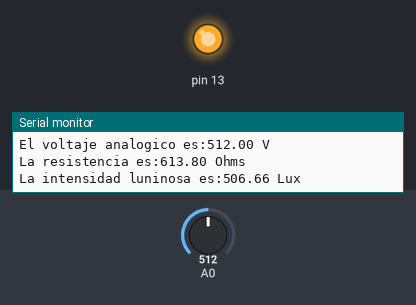
Simulated run of this sketch. Board: Arduino Uno, built with avr-gcc and run on an emulated ATmega328P. Shown: output pins drawn as LEDs (lit = HIGH), the last lines printed to the serial monitor. Inputs (shaded band) come from the test bench; at power-on: A0 = 512.

Above: at 1.8 s.
1.9 s: A0 set to 774
3.4 s: A0 set to 793
At 5.3 s:
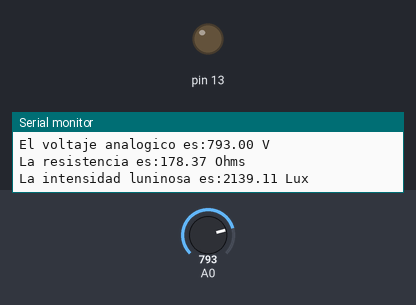
5.6 s: A0 set to 716
At 6.6 s:
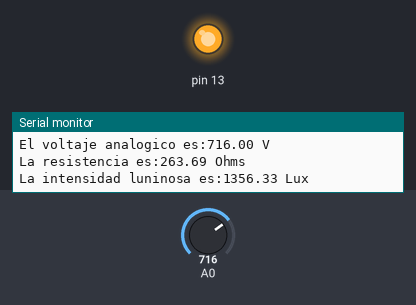
7.7 s: A0 set to 900
At 8.9 s:
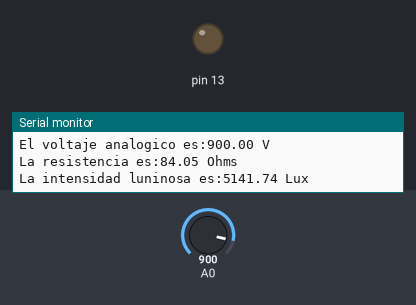
Timing chart, 0 to 10.7 s (numbered marks = the images above; inputs shaded):
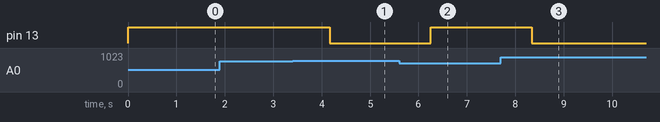

Measured:
- the behaviour switches between 782 and 783 on A0 (found by bisection; images 0 and 1)
- after the input at 3.4 s, pin 13: HIGH → LOW after 0.77 s
- after the input at 5.6 s, pin 13: LOW → HIGH after 0.66 s
- after the input at 7.7 s, pin 13: HIGH → LOW after 0.64 s

The sketch:

Sensor_LDR.ino
```cpp
float Van;
float LDR;
float Rl;
float R;
float Il;

void setup()
{
  pinMode(A0,INPUT);
  pinMode(13,OUTPUT);
  Serial.begin(9600);
}

void loop()
{
  LDR = analogRead(A0);
  Van = LDR*5/1023;
  Rl = 615*((5/Van)-1);
  Il = pow((Rl/128432),-1.1655);
  if(Il < 2000)
  {
    digitalWrite(13,HIGH);
  }
  else
  {
    digitalWrite(13,LOW);
  }

  Serial.println("");
  Serial.print("El voltaje analogico es:");
  Serial.print(LDR);
  Serial.println(" V");
  Serial.print("La resistencia es:");
  Serial.print(Rl);
  Serial.println(" Ohms");
  Serial.print("La intensidad luninosa es:");
  Serial.print(Il);
  Serial.println(" Lux");
  delay(1000);
}
```
